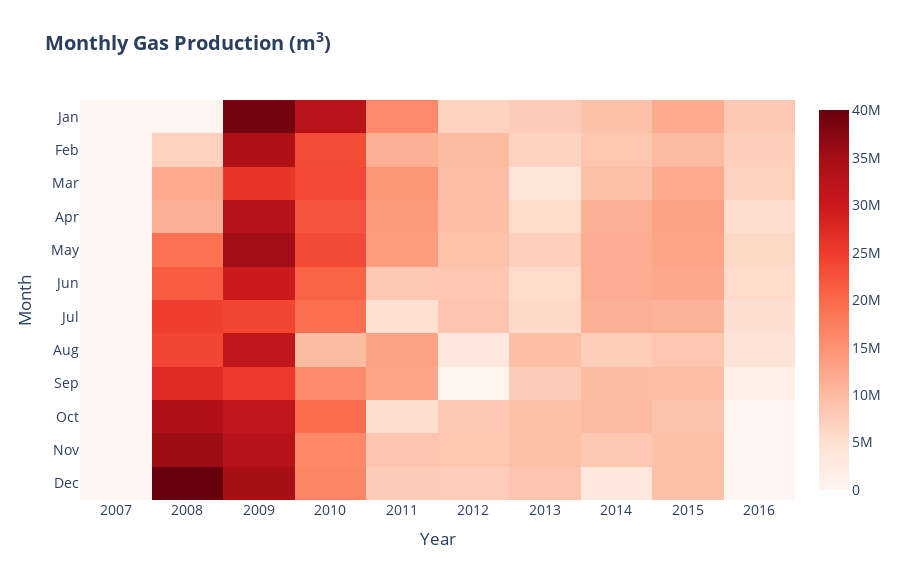

The notebook cell this image was saved under:
### Code cell
layout = go.Layout(
    title="<b>Monthly Gas Production (m<sup>3</sup>)</b>",
    xaxis=dict(
        title="Year",
        tickmode="array",
        tickvals=monthly_gas_production_df.columns
    ),
    yaxis=dict(
        title="Month",
        autorange="reversed"
    ),
    font_size=14,
    width=900,
    height=580
)

trace = go.Heatmap(
    x=monthly_gas_production_df.columns,
    y=monthly_gas_production_df.index,
    z=monthly_gas_production_df.values,
    customdata=(monthly_gas_production_df.values / volumes.get("GAS")),
    hovertemplate="<br>".join(["<b>%{y} %{x}</b><br>", "<b>SCF:</b> %{customdata:,.0f}", "<b>cubic meters:</b> %{z:,.0f}"]),
    hoverlabel=dict(bgcolor="#FEF5F1", font_color="#333"),
    colorscale="Reds",
    name=""
)

go.Figure(data=[trace], layout=layout)
